Frame 1 (no input): blank canvas, image omitted
Frame 60 (the mouse pressed at the canvas centre just before this capture): blank canvas, image omitted
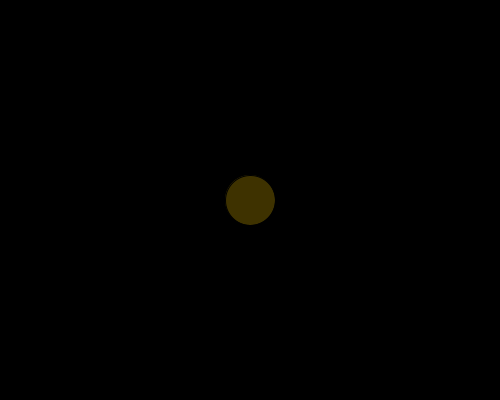
Frame 120 (the mouse held since frame 60 and released just before this capture)

The Processing sketch whose frames 1 and 60 were blank and that drew this single picture after the mouse press (run headless with seeded random() and noise(); from frame 60 on, the mouse is pressed at the canvas centre):

// Processing sketch: FirstSketch
// ── FirstSketch.pde
void setup(){
  size(500, 400);
}

void draw(){
  background(0);
  
  fill(mouseX / 4, mouseY / 4, 0);
  ellipse(mouseX, mouseY, 50, 50);
}
